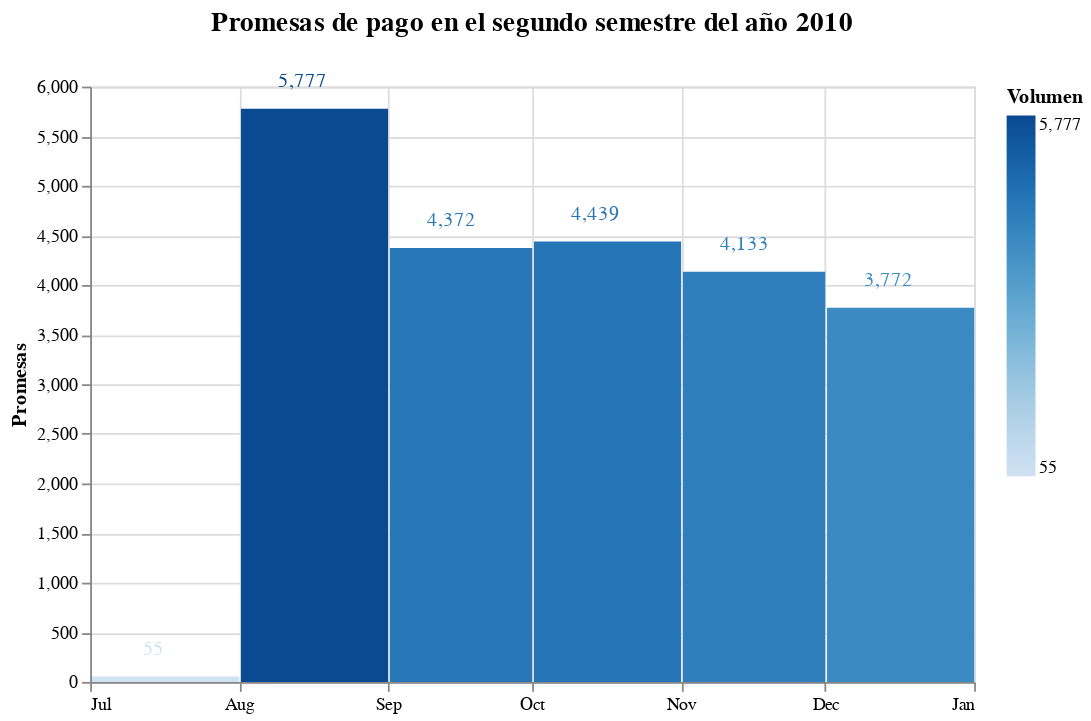

Here is the notebook cell this chart was saved with:
### Code cell
# Promesas de pago por mes
c1 = alt.Chart(df_fecha_coResultado_group).mark_bar().encode(
    y= alt.Y("sum_promesas", title="Promesas"),
    x= alt.X("Fecha", title = "",timeUnit='month'),
    color = alt.Color('sum_promesas', title = "Volumen", scale = alt.Scale( scheme = "blues")),
).properties(
    title="Promesas de pago en el segundo semestre del año 2010"
)
    
text_line = c1.mark_text(
    dx=35,
    dy=-15
).encode( 
    text=alt.Text('sum_promesas',format=",.0f") 
)

(c1+text_line).properties(
    width=490,
    height=330
).configure_title(
    fontSize=15,
    dy= -15
)

### Figure 1 — Vega-Lite specification as saved in the notebook (floating-point values rounded to 4 significant figures)
{"config": {"view": {"continuousWidth": 400, "continuousHeight": 300}, "title": {"dy": -15, "fontSize": 15}}, "layer": [{"mark": "bar", "encoding": {"color": {"field": "sum_promesas", "scale": {"scheme": "blues"}, "title": "Volumen", "type": "quantitative"}, "x": {"field": "Fecha", "timeUnit": "month", "title": "", "type": "temporal"}, "y": {"field": "sum_promesas", "title": "Promesas", "type": "quantitative"}}, "title": "Promesas de pago en el segundo semestre del año 2010"}, {"mark": {"type": "text", "dx": 35, "dy": -15}, "encoding": {"color": {"field": "sum_promesas", "scale": {"scheme": "blues"}, "title": "Volumen", "type": "quantitative"}, "text": {"field": "sum_promesas", "format": ",.0f", "type": "quantitative"}, "x": {"field": "Fecha", "timeUnit": "month", "title": "", "type": "temporal"}, "y": {"field": "sum_promesas", "title": "Promesas", "type": "quantitative"}}, "title": "Promesas de pago en el segundo semestre del año 2010"}], "data": {"name": "data-b078de69010375c46b5a64a4efe51947"}, "height": 330, "width": 490, "$schema": "https://vega.github.io/schema/vega-lite/v4.17.0.json", "datasets": {"data-b078de69010375c46b5a64a4efe51947": [{"Fecha": "2010-07-31T00:00:00", "100": 8, "103": 0, "105": 0, "106": 0, "107": 0, "108": 0, "109": 1, "110": 3, "111": 27, "112": 0, "114": 41, "115": 2, "116": 0, "117": 15, "120": 3, "121": 146, "123": 0, "124": 0, "126": 0, "127": 0, "128": 0, "131": 1, "132": 0, "133": 1, "134": 0, "138": 0, "140": 1, "141": 0, "188": 0, "189": 0, "190": 0, "191": 4, "196": 0, "197": 48, "200": 1, "201": 7, "202": 5, "203": 0, "204": 0, "205": 2, "206": 0, "207": 17, "208": 0, "210": 4, "211": 1, "212": 1, "213": 154, "214": 139, "222": 0, "223": 6, "226": 0, "227": 0, "228": 0, "229": 1, "234": 0, "235": 0, "236": 0, "238": 2, "239": 1, "240": 8, "241": 4, "242": 7, "243": 1, "245": 2, "247": 0, "248": 9, "249": 1, "250": 0, "252": 1, "27": 9, "28": 56, "295": 0, "296": 0, "297": 0, "298": 0, "299": 0, "300": 0, "301": 0, "302": 0, "303": 0, "304": 0, "305": 0, "306": 0, "307": 0, "308": 0, "309": 0, "310": 0, "311": 0, "312": 0, "313": 0, "314": 0, "317": 0, "318": 0, "319": 0, "321": 0, "323": 0, "324": 0, "326": 0, "327": 0, "328": 0, "33": 60, "330": 0, "331": 0, "336": 0, "337": 0, "338": 0, "339": 0, "34": 310, "340": 0, "341": 0, "342": 0, "343": 0, "344": 0, "345": 0, "346": 0, "347": 0, "35": 108, "36": 286, "39": 0, "40": 32, "41": 362, "42": 162, "43": 180, "49": 51, "50": 1028, "51": 3, "52": 19, "53": 0, "60": 214, "62": 45, "66": 7154, "71": 5, "72": 91, "73": 181, "74": 377, "75": 0, "76": 40, "79": 14, "80": 1, "81": 0, "82": 4, "83": 0, "84": 1, "85": 0, "86": 0, "87": 0, "88": 0, "90": 37, "91": 0, "92": 0, "93": 0, "94": 45, "95": 0, "96": 1, "98": 0, "99": 1, "sum_promesas": 55}, {"Fecha": "2010-08-31T00:00:00", "100": 1772, "103": 1, "105": 44, "106": 1, "107": 0, "108": 1, "109": 121, "110": 2, "111": 976, "112": 108, "114": 251, "115": 0, "116": 0, "117": 1252, "120": 390, "121": 1979, "123": 213, "124": 394, "126": 16, "127": 4, "128": 2, "131": 40, "132": 36, "133": 88, "134": 3, "138": 5, "140": 0, "141": 3, "188": 64, "189": 10, "190": 0, "191": 164, "196": 34, "197": 5316, "200": 68, "201": 308, "202": 133, "203": 83, "204": 8, "205": 7, "206": 29, "207": 943, "208": 8, "210": 326, "211": 12, "212": 10, "213": 960, "214": 631, "222": 15, "223": 206, "226": 4, "227": 3, "228": 2, "229": 50, "234": 4, "235": 1, "236": 1, "238": 13, "239": 19, "240": 22, "241": 25, "242": 12, "243": 2, "245": 4, "247": 4, "248": 38, "249": 0, "250": 3, "252": 3, "27": 855, "28": 1356, "295": 0, "296": 0, "297": 0, "298": 0, "299": 0, "300": 0, "301": 0, "302": 0, "303": 0, "304": 0, "305": 0, "306": 0, "307": 0, "308": 0, "309": 0, "310": 0, "311": 0, "312": 0, "313": 0, "314": 0, "317": 0, "318": 0, "319": 0, "321": 0, "323": 0, "324": 0, "326": 0, "327": 0, "328": 0, "33": 5093, "330": 0, "331": 0, "336": 0, "337": 0, "338": 0, "339": 0, "34": 22070, "340": 0, "341": 0, "342": 0, "343": 0, "344": 0, "345": 0, "346": 0, "347": 0, "35": 13236, "36": 19876, "39": 20945, "40": 1036, "41": 27605, "42": 15551, "43": 1483, "49": 5402, "50": 71760, "51": 214, "52": 21, "53": 0, "60": 19802, "62": 1815, "66": 51476, "71": 275, "72": 6511, "73": 1980, "74": 3513, "75": 16, "76": 0, "79": 2677, "80": 358, "81": 2, "82": 375, "83": 5, "84": 29, "85": 4, "86": 17, "87": 1, "88": 1, "90": 2334, "91": 0, "92": 26, "93": 996, "94": 5158, "95": 53, "96": 25, "98": 6, "99": 51, "sum_promesas": 5777}, {"Fecha": "2010-09-30T00:00:00", "100": 864, "103": 0, "105": 29, "106": 2, "107": 0, "108": 0, "109": 59, "110": 0, "111": 661, "112": 71, "114": 93, "115": 0, "116": 0, "117": 1115, "120": 458, "121": 1391, "123": 1, "124": 4, "126": 36, "127": 9, "128": 8, "131": 56, "132": 56, "133": 150, "134": 8, "138": 6, "140": 0, "141": 5, "188": 104, "189": 11, "190": 0, "191": 223, "196": 2, "197": 2100, "200": 60, "201": 243, "202": 125, "203": 52, "204": 9, "205": 1, "206": 27, "207": 675, "208": 7, "210": 260, "211": 36, "212": 4, "213": 241, "214": 168, "222": 16, "223": 211, "226": 0, "227": 0, "228": 0, "229": 0, "234": 0, "235": 0, "236": 0, "238": 0, "239": 0, "240": 0, "241": 0, "242": 0, "243": 0, "245": 0, "247": 0, "248": 0, "249": 0, "250": 0, "252": 1, "27": 452, "28": 354, "295": 1, "296": 208, "297": 0, "298": 0, "299": 1, "300": 1977, "301": 456, "302": 419, "303": 11, "304": 0, "305": 0, "306": 157, "307": 97, "308": 8, "309": 2, "310": 54, "311": 200, "312": 5, "313": 1, "314": 157, "317": 6, "318": 6, "319": 49, "321": 0, "323": 6, "324": 16, "326": 1, "327": 0, "328": 3, "33": 4803, "330": 1, "331": 10623, "336": 0, "337": 0, "338": 0, "339": 0, "34": 14451, "340": 0, "341": 0, "342": 0, "343": 0, "344": 0, "345": 0, "346": 0, "347": 0, "35": 7101, "36": 12879, "39": 3181, "40": 1054, "41": 16841, "42": 8605, "43": 453, "49": 3952, "50": 47366, "51": 106, "52": 0, "53": 0, "60": 10895, "62": 2064, "66": 43360, "71": 132, "72": 4290, "73": 1355, "74": 1829, "75": 1, "76": 0, "79": 1214, "80": 190, "81": 0, "82": 420, "83": 3, "84": 63, "85": 1, "86": 10, "87": 2, "88": 0, "90": 1586, "91": 37, "92": 12, "93": 388, "94": 3911, "95": 48, "96": 15, "98": 2, "99": 46, "sum_promesas": 4372}, {"Fecha": "2010-10-31T00:00:00", "100": 543, "103": 0, "105": 91, "106": 30, "107": 2, "108": 28, "109": 142, "110": 0, "111": 839, "112": 103, "114": 95, "115": 0, "116": 9, "117": 1297, "120": 810, "121": 833, "123": 1, "124": 2, "126": 39, "127": 33, "128": 5, "131": 135, "132": 20, "133": 170, "134": 18, "138": 125, "140": 0, "141": 9, "188": 43, "189": 3, "190": 1, "191": 62, "196": 4, "197": 1621, "200": 31, "201": 142, "202": 57, "203": 20, "204": 2, "205": 0, "206": 1, "207": 325, "208": 6, "210": 126, "211": 11, "212": 2, "213": 1, "214": 3, "222": 31, "223": 177, "226": 0, "227": 0, "228": 0, "229": 0, "234": 0, "235": 0, "236": 0, "238": 0, "239": 0, "240": 0, "241": 0, "242": 0, "243": 0, "245": 0, "247": 0, "248": 0, "249": 0, "250": 0, "252": 0, "27": 743, "28": 199, "295": 13, "296": 443, "297": 1, "298": 0, "299": 0, "300": 5668, "301": 1120, "302": 1171, "303": 37, "304": 1381, "305": 71, "306": 306, "307": 261, "308": 9, "309": 4, "310": 227, "311": 666, "312": 34, "313": 0, "314": 236, "317": 23, "318": 12, "319": 128, "321": 1, "323": 14, "324": 23, "326": 0, "327": 0, "328": 5, "33": 5258, "330": 0, "331": 1941, "336": 1, "337": 0, "338": 0, "339": 0, "34": 13012, "340": 0, "341": 0, "342": 0, "343": 0, "344": 0, "345": 0, "346": 0, "347": 0, "35": 6130, "36": 9760, "39": 4, "40": 798, "41": 13418, "42": 8714, "43": 177, "49": 4296, "50": 41473, "51": 100, "52": 0, "53": 1, "60": 9555, "62": 3007, "66": 42172, "71": 270, "72": 2979, "73": 1413, "74": 1027, "75": 1, "76": 0, "79": 936, "80": 158, "81": 1, "82": 143, "83": 4, "84": 25, "85": 5, "86": 6, "87": 1, "88": 3, "90": 1506, "91": 0, "92": 16, "93": 39, "94": 3270, "95": 47, "96": 2, "98": 2, "99": 7, "sum_promesas": 4439}, {"Fecha": "2010-11-30T00:00:00", "100": 984, "103": 0, "105": 155, "106": 94, "107": 4, "108": 20, "109": 181, "110": 0, "111": 872, "112": 150, "114": 61, "115": 0, "116": 25, "117": 1272, "120": 978, "121": 826, "123": 1, "124": 2, "126": 29, "127": 12, "128": 4, "131": 168, "132": 54, "133": 283, "134": 38, "138": 126, "140": 0, "141": 8, "188": 0, "189": 0, "190": 0, "191": 0, "196": 0, "197": 0, "200": 0, "201": 0, "202": 0, "203": 0, "204": 0, "205": 0, "206": 0, "207": 0, "208": 0, "210": 0, "211": 0, "212": 0, "213": 0, "214": 0, "222": 5, "223": 54, "226": 0, "227": 0, "228": 0, "229": 0, "234": 0, "235": 0, "236": 0, "238": 0, "239": 0, "240": 0, "241": 0, "242": 0, "243": 0, "245": 0, "247": 0, "248": 0, "249": 0, "250": 0, "252": 2, "27": 546, "28": 207, "295": 118, "296": 24, "297": 0, "298": 1, "299": 1, "300": 4842, "301": 1112, "302": 1499, "303": 310, "304": 3026, "305": 73, "306": 453, "307": 266, "308": 54, "309": 0, "310": 114, "311": 1141, "312": 33, "313": 0, "314": 396, "317": 46, "318": 15, "319": 186, "321": 1, "323": 38, "324": 32, "326": 0, "327": 3, "328": 8, "33": 5197, "330": 2, "331": 0, "336": 163, "337": 5, "338": 0, "339": 11, "34": 9669, "340": 2, "341": 1, "342": 1, "343": 0, "344": 9, "345": 31, "346": 1, "347": 1, "35": 3534, "36": 6888, "39": 2230, "40": 205, "41": 19439, "42": 5373, "43": 98, "49": 4133, "50": 38852, "51": 86, "52": 0, "53": 0, "60": 9015, "62": 3108, "66": 5596, "71": 332, "72": 2587, "73": 1230, "74": 1787, "75": 0, "76": 0, "79": 545, "80": 122, "81": 326, "82": 0, "83": 0, "84": 0, "85": 0, "86": 0, "87": 0, "88": 0, "90": 1644, "91": 0, "92": 15, "93": 15, "94": 3550, "95": 46, "96": 6, "98": 3, "99": 15, "sum_promesas": 4133}, {"Fecha": "2010-12-31T00:00:00", "100": 1252, "103": 0, "105": 236, "106": 151, "107": 2, "108": 59, "109": 110, "110": 0, "111": 582, "112": 348, "114": 34, "115": 0, "116": 18, "117": 1186, "120": 1011, "121": 744, "123": 0, "124": 0, "126": 70, "127": 26, "128": 7, "131": 165, "132": 48, "133": 346, "134": 93, "138": 174, "140": 0, "141": 12, "188": 0, "189": 0, "190": 0, "191": 0, "196": 0, "197": 0, "200": 0, "201": 0, "202": 0, "203": 0, "204": 0, "205": 0, "206": 0, "207": 0, "208": 0, "210": 0, "211": 0, "212": 0, "213": 0, "214": 0, "222": 4, "223": 17, "226": 0, "227": 0, "228": 0, "229": 0, "234": 0, "235": 0, "236": 0, "238": 0, "239": 0, "240": 0, "241": 0, "242": 0, "243": 0, "245": 0, "247": 0, "248": 0, "249": 0, "250": 0, "252": 0, "27": 494, "28": 1469, "295": 101, "296": 5, "297": 1, "298": 1, "299": 0, "300": 4903, "301": 1668, "302": 1943, "303": 204, "304": 3109, "305": 18, "306": 344, "307": 289, "308": 55, "309": 1, "310": 76, "311": 1108, "312": 60, "313": 0, "314": 298, "317": 73, "318": 14, "319": 129, "321": 1, "323": 16, "324": 37, "326": 0, "327": 0, "328": 8, "33": 4926, "330": 0, "331": 0, "336": 125, "337": 15, "338": 12, "339": 82, "34": 10224, "340": 2, "341": 2, "342": 3, "343": 15, "344": 42, "345": 437, "346": 2, "347": 2, "35": 3631, "36": 5494, "39": 1543, "40": 185, "41": 18426, "42": 6574, "43": 52, "49": 3772, "50": 38499, "51": 61, "52": 0, "53": 0, "60": 8686, "62": 0, "66": 0, "71": 1574, "72": 2594, "73": 884, "74": 1671, "75": 1, "76": 0, "79": 595, "80": 106, "81": 674, "82": 0, "83": 0, "84": 0, "85": 0, "86": 0, "87": 0, "88": 0, "90": 1465, "91": 0, "92": 10, "93": 14, "94": 3032, "95": 58, "96": 5, "98": 3, "99": 20, "sum_promesas": 3772}]}}
